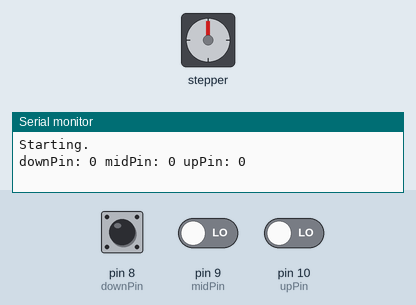
Recording of a sketch running on a simulated Arduino Uno, built with avr-gcc and run on an emulated ATmega328P. Shown: stepper motor, the last lines printed to the serial monitor. The inputs (shaded band) are chosen by the test bench; at power-on: pin 9 (midPin) LOW, pin 8 (downPin) LOW, pin 10 (upPin) LOW. Stepper angles assume 2048 steps per turn.

Above: at 1.8 s.
1.9 s: pin 9 (midPin) driven HIGH
At 2.95 s:
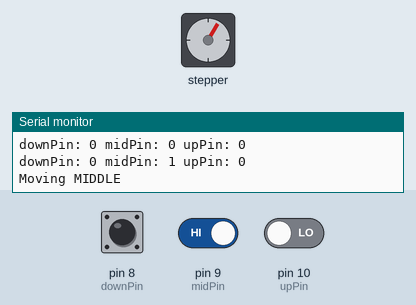
At 3.55 s:
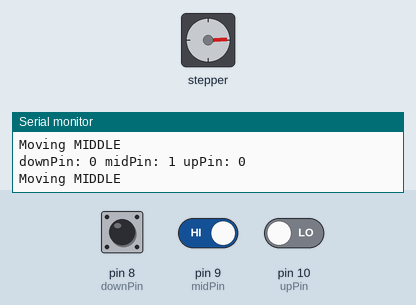
4.9 s: pin 8 (downPin) pulled HIGH for 0.15 s
At 5.05 s:
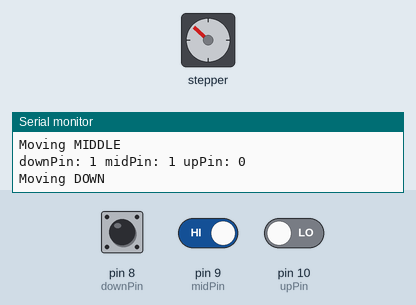
8.0 s: pin 8 (downPin) pulled HIGH for 3.2 s
12.7 s: pin 9 (midPin) driven LOW and pin 10 (upPin) driven HIGH
Timing chart, 0 to 16.7 s (numbered marks = the images above; inputs shaded):
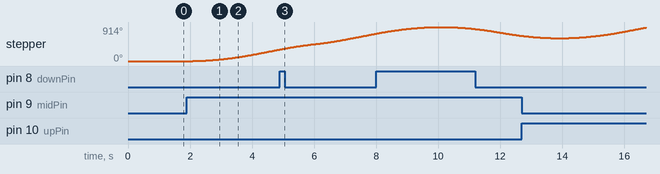

Measured:
- after the input at 1.9 s, stepper: keeps turning clockwise at about 111°/s, starting after 0.19 s

The sketch:

blinds_controller_v1_uno.ino
```cpp
#include <AccelStepper.h>
#define HALFSTEP 8
#define FULLSTEP 4

// Motor pin definitions
#define motorPin1  3     // IN1 on the ULN2003 driver 1
#define motorPin2  4     // IN2 on the ULN2003 driver 1
#define motorPin3  5     // IN3 on the ULN2003 driver 1
#define motorPin4  6     // IN4 on the ULN2003 driver 1

#define stepsPerRotation 2048
#define curtainExtent 10 // Rotations to get to the other end of the throw

#define downPin 8
#define midPin 9
#define upPin 10

// Initialize with pin sequence IN1-IN3-IN2-IN4 for using the AccelStepper with 28BYJ-48
AccelStepper stepper1(FULLSTEP, motorPin1, motorPin3, motorPin2, motorPin4);

// Store control pin states
bool downPinState = LOW;
bool midPinState = LOW;
bool upPinState = LOW;

// Keep track of time since last digital pin check
unsigned long lastExecution = 0;

void setup() {
  Serial.begin(9600);
  Serial.println("Starting.");
  stepper1.setMaxSpeed(1000.0);
  stepper1.setAcceleration(500.0);
  stepper1.setSpeed(500);
  //stepper1.moveTo(2048);

}//--(end setup )---

void checkPins(){
  lastExecution = millis();
  // Check the state of the control pins, and move to the corresponding position if need be
  downPinState = digitalRead(downPin);
  midPinState = digitalRead(midPin);
  upPinState = digitalRead(upPin);

  // Tell serial what's up
  Serial.print("downPin: ");Serial.print(downPinState);Serial.print(" midPin: ");Serial.print(midPinState);Serial.print(" upPin: ");Serial.println(upPinState);

  if (downPinState == HIGH) {
    // Move to the 'down' position
    Serial.println("Moving DOWN");
    stepper1.moveTo(0);
  } else if (midPinState == HIGH) {
    // Move to the 'middle' position
    Serial.println("Moving MIDDLE");
    stepper1.moveTo(0.5*curtainExtent*stepsPerRotation);
    //Serial.println(0.5*curtainExtent*stepsPerRotation);
  } else if (upPinState == HIGH) {
    // Move to the 'up' position
    Serial.println("Moving HIGH");
    stepper1.moveTo(curtainExtent*stepsPerRotation);
  }
  /*
  //Change direction when the stepper reaches the target position
  if (stepper1.distanceToGo() == 0) {
    stepper1.moveTo(-stepper1.currentPosition());
  }
  */

  // Check if the stepper is finished, and if so, turn off the pins
  if (stepper1.distanceToGo() == 0) {
    // Quit trying to set fire to my windows!
    stepper1.disableOutputs();
  }
}
void loop() {
  if (millis() >= (lastExecution + 1000)){
    // If it's been over a second since last run
    checkPins();
  }
  stepper1.run();
  //delay(1000);
}
```
